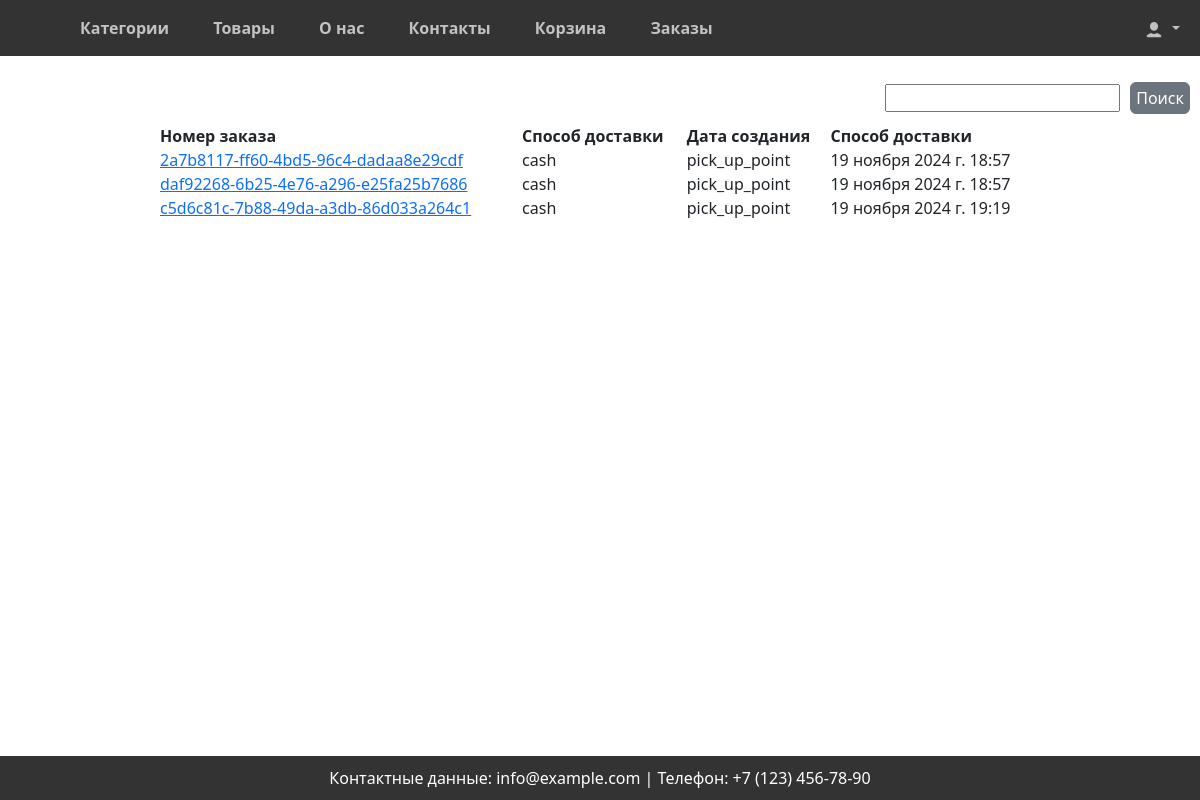
Page /orders/list/ (signed in) on the earlier database version.
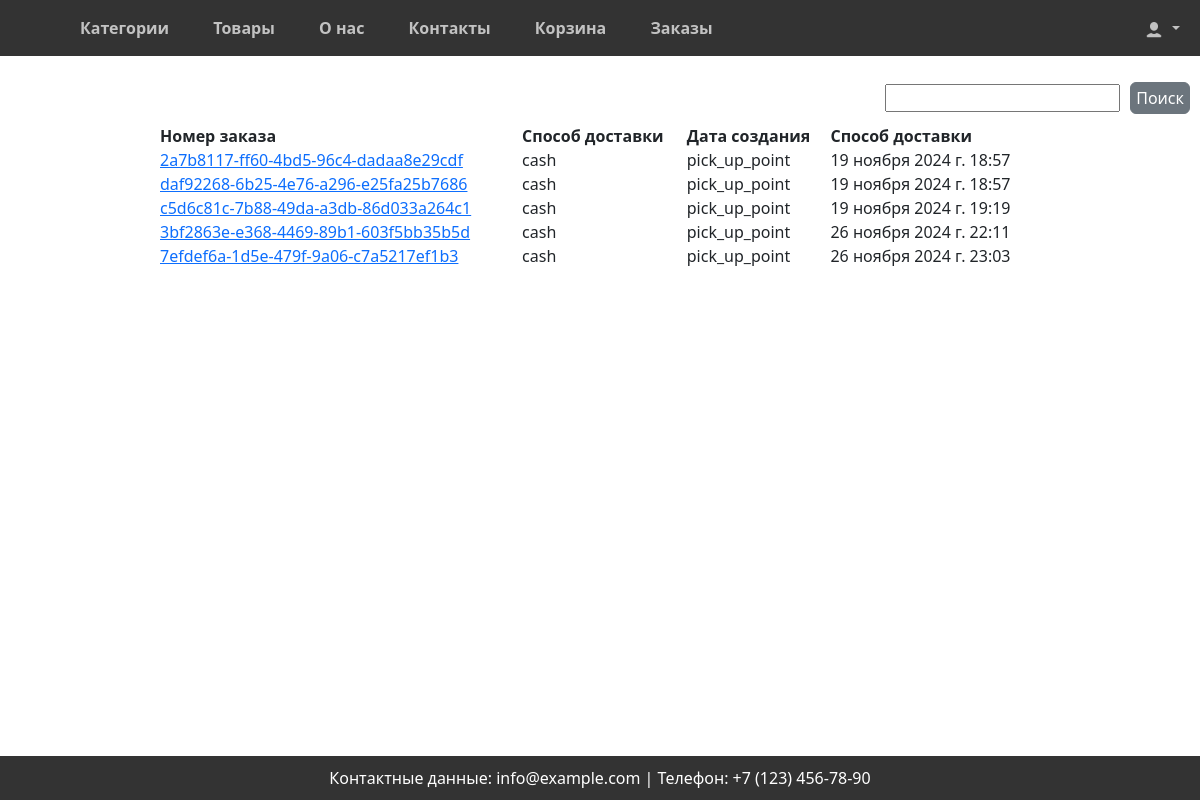
Same page on the later database version.
### orders/models.py (models this page shows, shortened)
class Order(models.Model):
    number = models.CharField(primary_key=True, unique=True, max_length=256, editable=False)
    user = models.ForeignKey(User, on_delete=models.CASCADE, editable=False, null=True)
    cart = models.OneToOneField(CartUser, on_delete=models.SET_NULL, editable=False, null=True)
    status = models.CharField(max_length=50, default='в обработке')
    payment = models.CharField(max_length=50, default='картой')
    delivery = models.CharField(max_length=50, default='самовывоз из магазина')
    address = models.TextField(null=True)
    created_at = models.DateTimeField(auto_now_add=True, editable=False)
    name = models.CharField(max_length=50, null=True)
    last_name = models.CharField(max_length=50, null=True)
    email = models.EmailField(null=True)
    phone = models.CharField(max_length=20, null=True)

### orders/views.py (the view)
# urls.py: path('list/', orders_list, name="orders"),
@login_required
def orders_list(request):
    admin = user.objects.get(username='staff')
    if request.user == admin:
        orders = Order.objects.all()
        context = {"orders": orders}
        return render(request, template_name='orders/orders.html', context=context)
    orders = Order.objects.filter(user=request.user)
    context = {"orders": orders}
    return render(request, template_name='orders/orders.html', context=context)

### orders/forms.py
class QuickOrderForm(forms.Form):
    name = forms.CharField(max_length=50, label="Имя")
    last_name = forms.CharField(max_length=50, label="Фамилия")
    email = forms.EmailField(label="Эл.почта")
    phone = forms.CharField(max_length=50, label="Телефон")
    payment = forms.ChoiceField(choices=PAYMENT_CHOICES, label='Способ оплаты')
    delivery = forms.ChoiceField(choices=DELIVERY_CHOICES, label='Способ Доставки')

### cart/context_processors.py (called while the page is built)
def cart(request):
    if request.user.id:
        return {'cart': ProductCartUser(request)}
    return {'cart': Cart(request)}

### cart/views.py (called while the page is built)
    def __len__(self):
        return sum(item['quantity'] for item in self.cart.values())

### orders/context_processors.py (called while the page is built)
def quick_order_form(request):
    return {'quick_order_form': QuickOrderForm()}

### orders/templates/orders/orders.html (shortened to what this page needs)
{% extends 'base.html' %}
{% load static %}
{% block content %}
<table style="width:80%; text-align:justify; margin:0 auto;">
    <thead>
    <tr>
        <th class="order-header">Номер заказа</th>
        <th class="order-header">Способ доставки</th>
        <th class="order-header">Дата создания</th>
        <th class="order-header">Способ доставки</th>
    </tr>
    </thead>
    <tbody>
    {% for order in orders %}
    <tr>
        <td class="order-number">
            <a href="{% url 'order_detail' order.number %}">{{ order.number }}</a>
        </td>
        <td class="order-payment">
            {{ order.payment }}
        </td>
        <td class="order-delivery">
            {{ order.delivery }}
        </td>
        <td class="order-date">
            {{ order.created_at }}
        </td>
    </tr>
    {% endfor %}
    </tbody>
</table>
{% endblock content %}

### templates/base.html (shortened to what this page needs)
{% load static %}
<!DOCTYPE html>
<html lang="ru">
<head>
    <link rel="stylesheet" href="{% static 'css/styles.css' %}">
    <link
      href="https://cdn.jsdelivr.net/npm/bootstrap@5.3.3/dist/css/bootstrap.min.css"
      rel="stylesheet"
    />
</head>
<body>
    <header>
         <nav class="header">
          <div class="left">
        <a href="{% url 'shop:categories' %}">Категории</a>
        <a href="{% url 'shop:products' %}">Товары</a>
        <a href="#">О нас</a>
        <a href="#">Контакты</a>
        {% if cart|length != 0 %}
        <a href="{% url 'cart:cart_detail' %}">Корзина (<span id="cartLengthHeader">{{ cart|length }}</span>)</a>
        {% else %}
        <a href="{% url 'cart:cart_detail' %}">Корзина</a>
        {% endif %}
        <a href="{% url 'orders' %}">Заказы</a>
          </div>
        <div class="nav-item dropdown right">
          <a class="nav-link dropdown-toggle" href="#" id="navbarScrollingDropdown" role="button" data-bs-toggle="dropdown" aria-expanded="false">
            <img src="{% static 'img/people.png' %}" width="20px">
          </a>
              </div>
    </nav>
    </header>
    <form class="search" action="{% url 'shop:product_search' %}" method="get">
        <input type="search" name="query">
        <button type="submit" class="btn btn-secondary" style="padding: 3px 5px; margin: 0;">Поиск</button>
    </form>
		<div class="my_block">
    {% block content %}
    {% endblock content%}
	</div>
    <footer>
        <p>Контактные данные: info@example.com | Телефон: +7 (123) 456-78-90</p>
    </footer>
</body>
</html>

### static/css/styles.css (style rules this page uses)
* { box-sizing: border-box; margin: 0; padding: 0; }
body { font-family: Arial, sans-serif; background-color: #e2e1e1; min-height: 100%; }
.header { display: flex; justify-content: space-between; align-items: center; height: fit-content; height: 7vh; background-color: #333; color: white; position: fixed; width: 100%; top: 0; z-index: 100000; }
.header a { text-decoration: none; padding: 20px; font-weight: 700; color: #fff; opacity: 0.7; }
.header .left { margin-left: 5vw; }
.header .left a { gap: 10px; }
.btn { display: inline-block; margin-top: 10px; padding: 10px 15px; background-color: #28a745; color: white; text-decoration: none; }
footer { text-align: center; padding: 10px; background-color: #333; color: white; position: fixed; bottom: 0; width: 100%; }
footer p { margin-bottom: 0; }
.my_block { margin: 50px; }
.search { margin-top: 4vh; float: right; margin-right: 10px; margin-bottom: 10px; display: flex; align-items: center; gap: 10px; }

Differences in the rows shown:
added Order: number "3bf2863e-e368-4469-89b1-603f5bb35b5d", payment "cash", delivery "pick_up_point", created_at "26 ноября 2024 г. 22:11"
added Order: number "7efdef6a-1d5e-479f-9a06-c7a5217ef1b3", payment "cash", delivery "pick_up_point", created_at "26 ноября 2024 г. 23:03"
